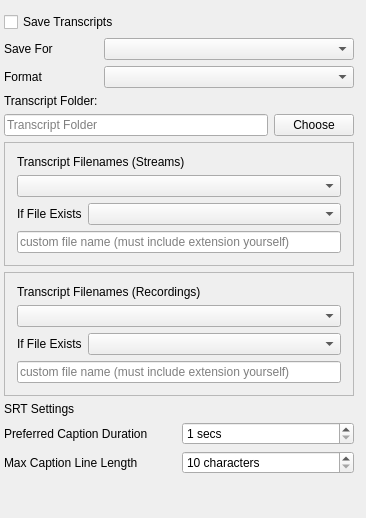
     <widget class="QWidget" name="tab_2">
      <attribute name="title">
       <string>Transcripts</string>
      </attribute>
      <layout class="QVBoxLayout">
       <property name="leftMargin">
        <number>4</number>
       </property>
       <property name="topMargin">
        <number>12</number>
       </property>
       <property name="rightMargin">
        <number>12</number>
       </property>
       <property name="bottomMargin">
        <number>4</number>
       </property>
       <item>
        <widget class="QCheckBox" name="saveTranscriptsCheckBox">
         <property name="text">
          <string>Save Transcripts</string>
         </property>
        </widget>
       </item>
       <item>
        <widget class="QWidget" name="transcripWidget1" native="true">
         <property name="sizePolicy">
          <sizepolicy hsizetype="Preferred" vsizetype="Fixed">
           <horstretch>0</horstretch>
           <verstretch>0</verstretch>
          </sizepolicy>
         </property>
         <layout class="QFormLayout" name="formLayout_3">
          <property name="labelAlignment">
           <set>Qt::AlignLeading|Qt::AlignLeft|Qt::AlignVCenter</set>
          </property>
          <property name="formAlignment">
           <set>Qt::AlignLeading|Qt::AlignLeft|Qt::AlignTop</set>
          </property>
          <property name="leftMargin">
           <number>0</number>
          </property>
          <property name="topMargin">
           <number>0</number>
          </property>
          <property name="rightMargin">
           <number>0</number>
          </property>
          <property name="bottomMargin">
           <number>0</number>
          </property>
          <item row="1" column="0">
           <widget class="QLabel" name="label_9">
            <property name="text">
             <string>Save For</string>
            </property>
           </widget>
          </item>
          <item row="1" column="1">
           <widget class="QComboBox" name="transcriptSaveForComboBox">
            <property name="minimumSize">
             <size>
              <width>250</width>
              <height>0</height>
             </size>
            </property>
           </widget>
          </item>
          <item row="2" column="0">
           <widget class="QLabel" name="label_17">
            <property name="text">
             <string>Format</string>
            </property>
           </widget>
          </item>
          <item row="2" column="1">
           <widget class="QComboBox" name="transcriptFormatComboBox">
            <property name="minimumSize">
             <size>
              <width>250</width>
              <height>0</height>
             </size>
            </property>
           </widget>
          </item>
          <item row="3" column="0">
           <widget class="QLabel" name="label_10">
            <property name="text">
             <string>Transcript Folder:</string>
            </property>
           </widget>
          </item>
         </layout>
        </widget>
       </item>
       <item>
        <widget class="QWidget" name="transcripWidget2" native="true">
         <layout class="QHBoxLayout" name="horizontalLayout_3">
          <property name="leftMargin">
           <number>0</number>
          </property>
          <property name="topMargin">
           <number>0</number>
          </property>
          <property name="rightMargin">
           <number>0</number>
          </property>
          <property name="bottomMargin">
           <number>0</number>
          </property>
          <item>
           <widget class="QLineEdit" name="transcriptFolderPathLineEdit">
            <property name="placeholderText">
             <string>Transcript Folder</string>
            </property>
           </widget>
          </item>
          <item>
           <widget class="QPushButton" name="transcriptFolderPickerPushButton">
            <property name="text">
             <string>Choose</string>
            </property>
           </widget>
          </item>
         </layout>
        </widget>
       </item>
       <item>
        <widget class="QFrame" name="transcripWidget3">
         <property name="sizePolicy">
          <sizepolicy hsizetype="Preferred" vsizetype="Fixed">
           <horstretch>0</horstretch>
           <verstretch>0</verstretch>
          </sizepolicy>
         </property>
         <property name="frameShape">
          <enum>QFrame::StyledPanel</enum>
         </property>
         <layout class="QVBoxLayout" name="verticalLayout_6">
          <property name="leftMargin">
           <number>12</number>
          </property>
          <property name="topMargin">
           <number>12</number>
          </property>
          <property name="rightMargin">
           <number>12</number>
          </property>
          <property name="bottomMargin">
           <number>12</number>
          </property>
          <item>
           <widget class="QLabel" name="label_7">
            <property name="text">
             <string>Transcript Filenames (Streams)</string>
            </property>
           </widget>
          </item>
          <item>
           <widget class="QComboBox" name="streamingTranscriptFilenameComboBox">
            <property name="minimumSize">
             <size>
              <width>250</width>
              <height>0</height>
             </size>
            </property>
           </widget>
          </item>
          <item>
           <widget class="QWidget" name="streamingTranscriptCustomNameWidget" native="true">
            <layout class="QHBoxLayout" name="horizontalLayout_7">
             <property name="leftMargin">
              <number>0</number>
             </property>
             <property name="topMargin">
              <number>0</number>
             </property>
             <property name="rightMargin">
              <number>0</number>
             </property>
             <property name="bottomMargin">
              <number>0</number>
             </property>
             <item>
              <widget class="QLabel" name="label_8">
               <property name="sizePolicy">
                <sizepolicy hsizetype="Fixed" vsizetype="Preferred">
                 <horstretch>0</horstretch>
                 <verstretch>0</verstretch>
                </sizepolicy>
               </property>
               <property name="text">
                <string>If File Exists</string>
               </property>
              </widget>
             </item>
             <item>
              <widget class="QComboBox" name="streamingTranscriptCustomNameExistsCombobox"/>
             </item>
            </layout>
           </widget>
          </item>
          <item>
           <widget class="QLineEdit" name="streamingTranscriptCustomNameOverwriteLineEdit">
            <property name="placeholderText">
             <string>custom file name (must include extension yourself)</string>
            </property>
           </widget>
          </item>
         </layout>
        </widget>
       </item>
       <item>
        <widget class="QFrame" name="transcripWidget4">
         <property name="sizePolicy">
          <sizepolicy hsizetype="Preferred" vsizetype="Fixed">
           <horstretch>0</horstretch>
           <verstretch>0</verstretch>
          </sizepolicy>
         </property>
         <property name="frameShape">
          <enum>QFrame::StyledPanel</enum>
         </property>
         <layout class="QVBoxLayout" name="verticalLayout_5">
          <property name="leftMargin">
           <number>12</number>
          </property>
          <property name="topMargin">
           <number>12</number>
          </property>
          <property name="rightMargin">
           <number>12</number>
          </property>
          <property name="bottomMargin">
           <number>12</number>
          </property>
          <item>
           <widget class="QLabel" name="label_3">
            <property name="text">
             <string>Transcript Filenames (Recordings)</string>
            </property>
           </widget>
          </item>
          <item>
           <widget class="QComboBox" name="recordingTranscriptFilenameComboBox">
            <property name="minimumSize">
             <size>
              <width>250</width>
              <height>0</height>
             </size>
            </property>
           </widget>
          </item>
          <item>
           <widget class="QWidget" name="recordingTranscriptCustomNameWidget" native="true">
            <layout class="QHBoxLayout" name="horizontalLayout_6">
             <property name="leftMargin">
              <number>0</number>
             </property>
             <property name="topMargin">
              <number>0</number>
             </property>
             <property name="rightMargin">
              <number>0</number>
             </property>
             <property name="bottomMargin">
              <number>0</number>
             </property>
             <item>
              <widget class="QLabel" name="label_2">
               <property name="sizePolicy">
                <sizepolicy hsizetype="Fixed" vsizetype="Preferred">
                 <horstretch>0</horstretch>
                 <verstretch>0</verstretch>
                </sizepolicy>
               </property>
               <property name="text">
                <string>If File Exists</string>
               </property>
              </widget>
             </item>
             <item>
              <widget class="QComboBox" name="recordingTranscriptCustomNameExistsCombobox"/>
             </item>
            </layout>
           </widget>
          </item>
          <item>
           <widget class="QLineEdit" name="recordingTranscriptCustomNameOverwriteLineEdit">
            <property name="placeholderText">
             <string>custom file name (must include extension yourself)</string>
            </property>
           </widget>
          </item>
         </layout>
        </widget>
       </item>
       <item>
        <widget class="QWidget" name="transcriptSrtSettingsWidget" native="true">
         <layout class="QGridLayout" name="gridLayout">
          <property name="leftMargin">
           <number>0</number>
          </property>
          <property name="topMargin">
           <number>0</number>
          </property>
          <property name="rightMargin">
           <number>0</number>
          </property>
          <property name="bottomMargin">
           <number>0</number>
          </property>
          <item row="2" column="0">
           <widget class="QLabel" name="label_20">
            <property name="text">
             <string>Max Caption Line Length</string>
            </property>
           </widget>
          </item>
          <item row="1" column="0">
           <widget class="QLabel" name="label_19">
            <property name="text">
             <string>Preferred Caption Duration</string>
            </property>
           </widget>
          </item>
          <item row="0" column="0">
           <widget class="QLabel" name="label_18">
            <property name="text">
             <string>SRT Settings</string>
            </property>
           </widget>
          </item>
          <item row="1" column="1">
           <widget class="QSpinBox" name="srtDurationSpinBox">
            <property name="specialValueText">
             <string/>
            </property>
            <property name="suffix">
             <string> secs</string>
            </property>
            <property name="minimum">
             <number>1</number>
            </property>
            <property name="maximum">
             <number>999</number>
            </property>
           </widget>
          </item>
          <item row="2" column="1">
           <widget class="QSpinBox" name="srtLineLengthSpinBox">
            <property name="suffix">
             <string> characters</string>
            </property>
            <property name="minimum">
             <number>10</number>
            </property>
            <property name="maximum">
             <number>9999999</number>
            </property>
           </widget>
          </item>
         </layout>
        </widget>
       </item>
       <item>
        <spacer name="verticalSpacer">
         <property name="orientation">
          <enum>Qt::Vertical</enum>
         </property>
         <property name="sizeHint" stdset="0">
          <size>
           <width>20</width>
           <height>40</height>
          </size>
         </property>
        </spacer>
       </item>
      </layout>
     </widget>
